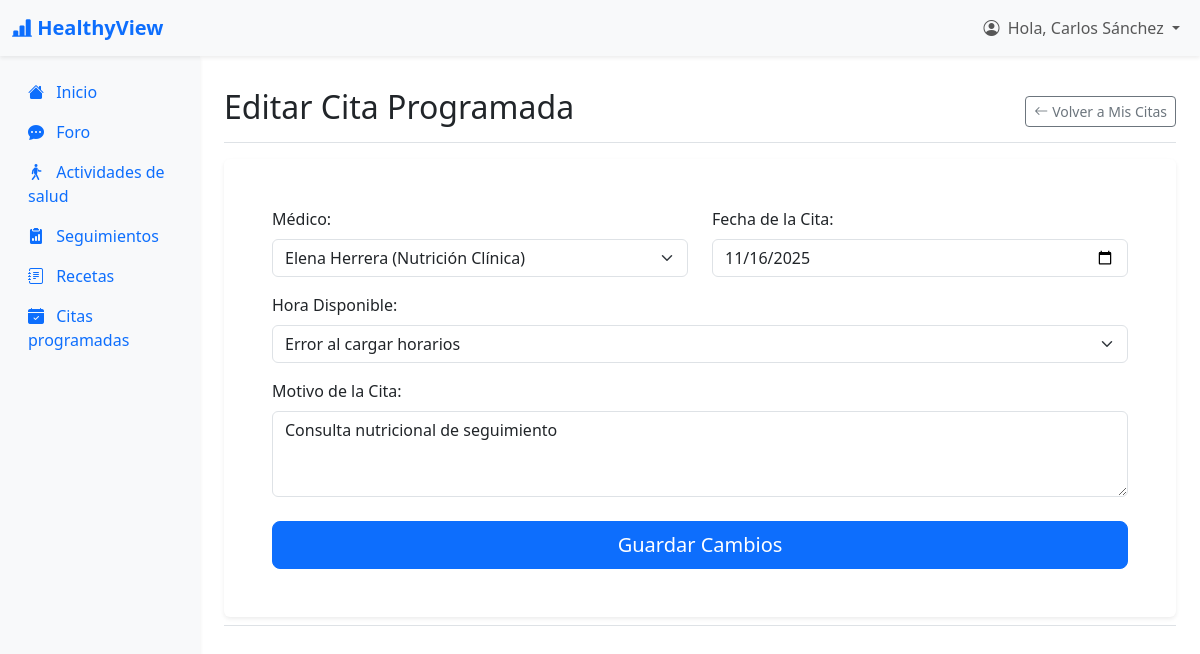
/HealthyView/HealthyView/index.php?action=showEditarCita&idCita=1 (signed in), run on the app's committed database.
### tables this page shows
CREATE TABLE cita (
    idCita INT AUTO_INCREMENT PRIMARY KEY,
    idPaciente INT NOT NULL,
    idMedico INT NOT NULL,
    fechaHora DATETIME NOT NULL,
    duracionMin INT DEFAULT 30,
    motivo VARCHAR(255),
    estado ENUM('Programada','Completada','Cancelada','NoAsistida') DEFAULT 'Programada',
    creadoEn DATETIME DEFAULT CURRENT_TIMESTAMP,
    FOREIGN KEY (idPaciente) REFERENCES paciente(idPaciente) ON DELETE RESTRICT ON UPDATE CASCADE,
    FOREIGN KEY (idMedico) REFERENCES medico(idMedico) ON DELETE RESTRICT ON UPDATE CASCADE
);

CREATE TABLE medico (
    idMedico INT AUTO_INCREMENT PRIMARY KEY,
    nombre VARCHAR(150) NOT NULL,
    apellidoPaterno VARCHAR(100) NOT NULL,
    apellidoMaterno VARCHAR(100),
    correo VARCHAR(150) NOT NULL UNIQUE,
    passwordHash VARCHAR(255) NOT NULL,
    especialidad VARCHAR(100),
    telefono VARCHAR(20),
    cedulaProfesional VARCHAR(50),
    disponibilidad VARCHAR(100),
    fechaRegistro DATETIME DEFAULT CURRENT_TIMESTAMP,
    estado TINYINT(1) DEFAULT 1
);

### HealthyView/HealthyView/app/controllers/PacienteController.php (called while the page is built, shortened)
<?php
include_once "app/models/PacienteModel.php";
class PacienteController {
    private $model;
    public function __construct($connection) {
        $this->model = new PacienteModel($connection);
    }
    public function showEditarCita() {
        $idCita = (int)$_GET['idCita'];
        $idPaciente = $_SESSION['usuario_id'];
        $datosCita = $this->model->getCitaEspecifica($idCita, $idPaciente);
        $listaMedicos = $this->model->getMedicosActivos();
        include_once 'app/views/paciente/layout_paciente.php';
    }
}
?>

### HealthyView/HealthyView/app/models/PacienteModel.php (called while the page is built, shortened)
<?php
class PacienteModel {
    private $connection;
    public function __construct($connection) {
        $this->connection = $connection;
    }
    public function getCitaEspecifica($idCita, $idPaciente) {
        $sql = "SELECT idCita, idMedico, fechaHora, duracionMin, motivo
                FROM cita
                WHERE idCita = ? AND idPaciente = ?
                LIMIT 1";
        try {
            $statement = $this->connection->prepare($sql);
            $statement->bind_param("ii", $idCita, $idPaciente);
            $statement->execute();
            $result = $statement->get_result();
            return $result->fetch_assoc();
        } catch (mysqli_sql_exception $e) {
            return null;
        }
    }
    public function getMedicosActivos() {
        $sql = "SELECT idMedico, nombre, apellidoPaterno, especialidad
                FROM medico
                WHERE estado = 1";
        $result = $this->connection->query($sql);
        return $result->fetch_all(MYSQLI_ASSOC);
    }
}
?>

### HealthyView/HealthyView/app/views/paciente/view_editar_cita.php (the view, shortened to what this page needs)
<?php
$fechaCitaOriginal = date('Y-m-d', strtotime($datosCita['fechaHora']));
?>
<div class="d-flex justify-content-between flex-wrap flex-md-nowrap align-items-center pt-3 pb-2 mb-3 border-bottom">
    <h1 class="h2">Editar Cita Programada</h1>
    <div class="btn-toolbar mb-2 mb-md-0">
        <a href="index.php?action=verCitas" class="btn btn-sm btn-outline-secondary d-flex align-items-center">
            <i class="bi bi-arrow-left me-1"></i>
            Volver a Mis Citas
        </a>
    </div>
</div>
<div class="card border-0 shadow-sm">
    <div class="card-body p-4 p-md-5">
        <form action="index.php?action=updateCita" method="POST" onsubmit="return confirm('¿Estás seguro de que deseas guardar los cambios en esta cita?');">
            <div class="row">
                <div class="col-md-6 mb-3">
                    <label for="idMedico" class="form-label">Médico:</label>
                    <select class="form-select" id="idMedico" name="idMedico" required>
                        <?php foreach ($listaMedicos as $medico): ?>
                            <option value="<?php echo $medico['idMedico']; ?>" <?php echo ($medico['idMedico'] == $datosCita['idMedico']) ? 'selected' : ''; ?>>
                                <?php echo htmlspecialchars($medico['nombre'] . ' ' . $medico['apellidoPaterno'] . ' (' . $medico['especialidad'] . ')'); ?>
                            </option>
                        <?php endforeach; ?>
                    </select>
                </div>
                <div class="col-md-6 mb-3">
                    <label for="fecha" class="form-label">Fecha de la Cita:</label>
                    <?php
                        $hoy = date('Y-m-d');
                    ?>
                    <input type="date" class="form-control" id="fecha" name="fecha" min="<?php echo $hoy; ?>" value="<?php echo $fechaCitaOriginal; ?>" required>
                </div>
            </div>
            <div class="mb-3">
                <label for="hora" class="form-label">Hora Disponible:</label>
                <select class="form-select" id="hora" name="hora" required>
                    <option value="" selected>-- Cargando horarios... --</option>
                </select>
            </div>
            <div class="mb-3">
                <label for="motivo" class="form-label">Motivo de la Cita:</label>
                <textarea class="form-control" id="motivo" name="motivo" rows="3" placeholder="Ej: Consulta de seguimiento, Revisión de dieta..." required><?php echo htmlspecialchars($datosCita['motivo']); ?></textarea>
            </div>
            <div class="d-grid mt-4">
                <button type="submit" class="btn btn-primary btn-lg" name="actualizarCita">Guardar Cambios</button>
            </div>
        </form>
    </div>
</div>

### data on the page
cita: idMedico "Elena Herrera (Nutrición Clínica)", fecha "11/16/2025", motivo "Consulta nutricional de seguimiento"

### other printed values
$_SESSION['usuario_nombre'] "Carlos Sánchez"
